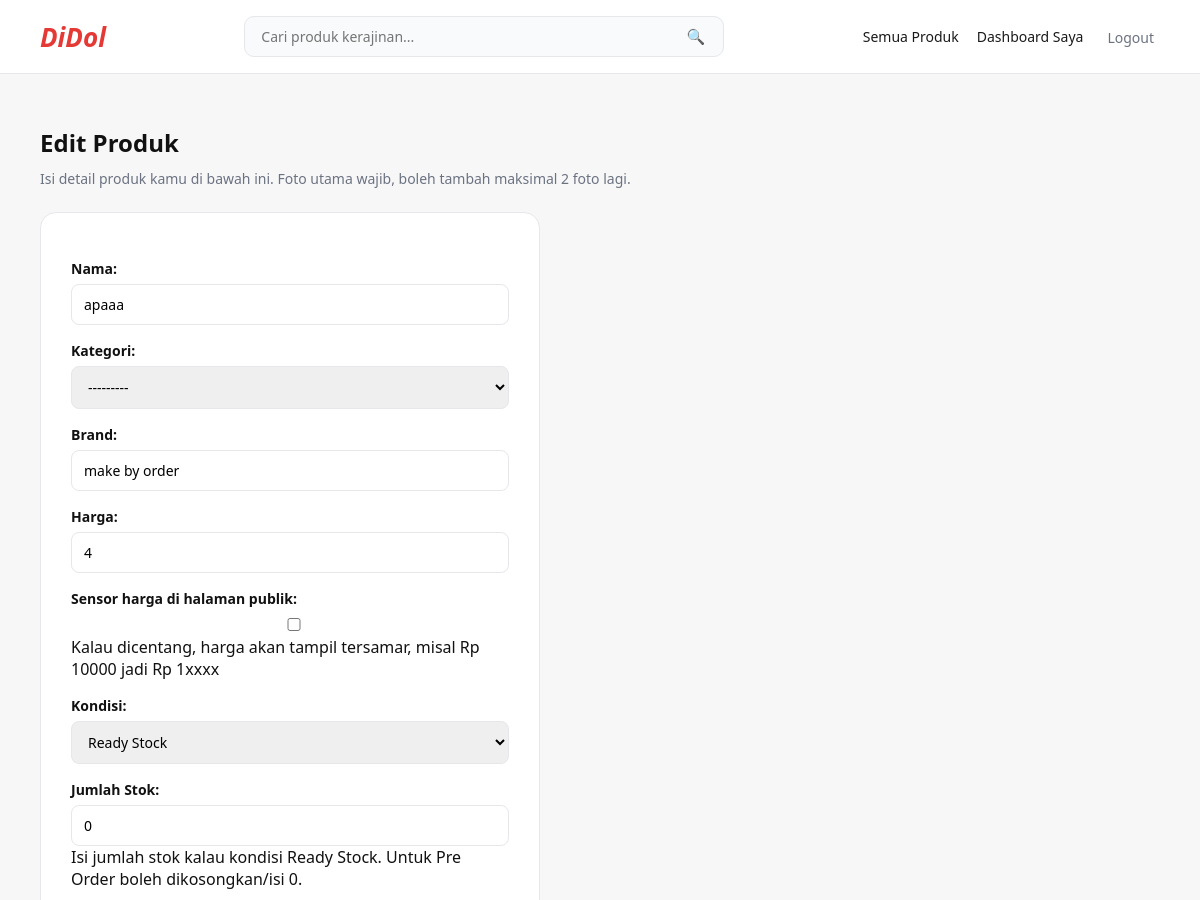
Before: /products/2/edit/ (signed in, upper part) with the older database file.
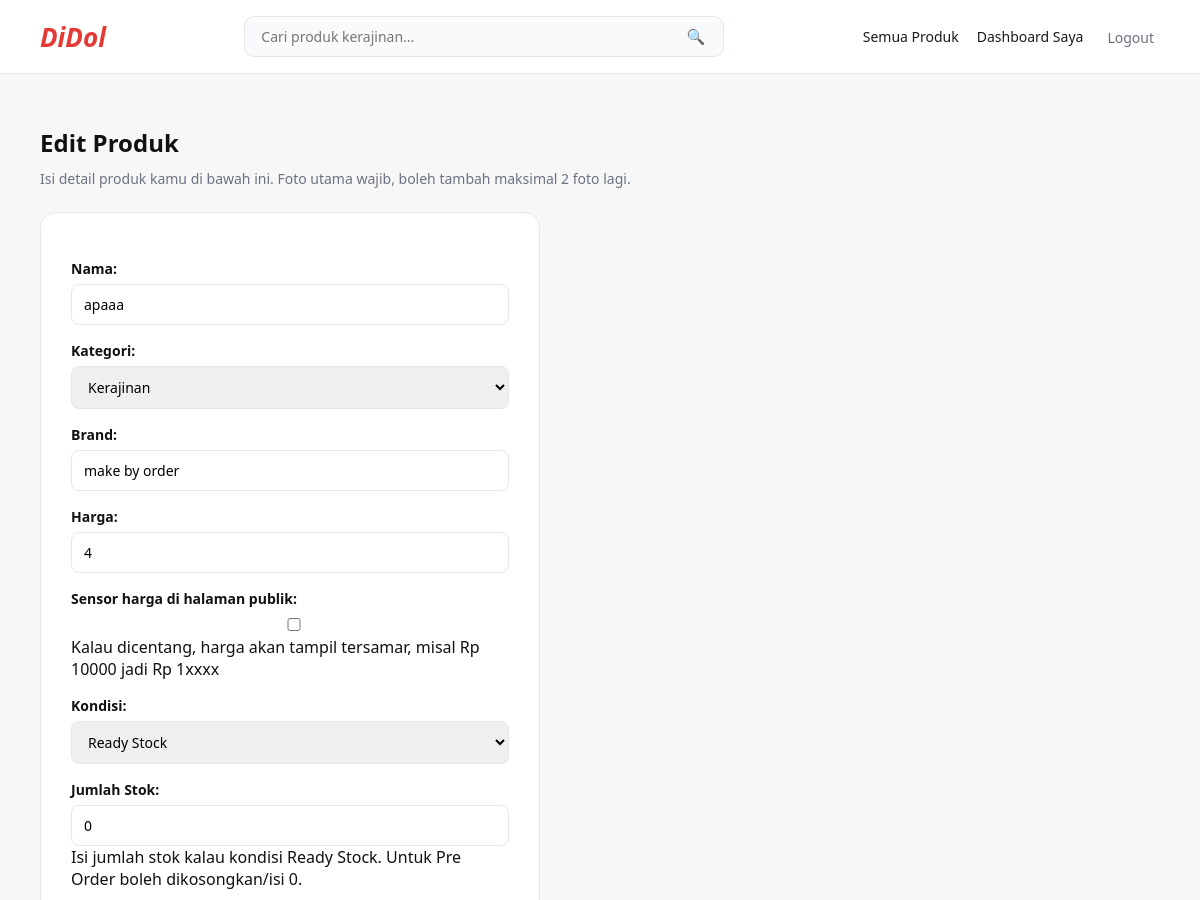
After: the same page with the newer database file.
### products/models.py (models this page shows, shortened)
class Product(models.Model):
    CATEGORY_CHOICES = [
        ("Kerajinan", "Kerajinan"),
        ("Furniture", "Furniture"),
        ("Alat Serbaguna", "Alat Serbaguna"),
        ("Lainnya", "Lainnya"),
    ]
    KONDISI_CHOICES = [
        ("Ready", "Ready Stock"),
        ("PreOrder", "Pre Order"),
    ]
    STATUS_CHOICES = [
        ("Aktif", "Aktif / Dijual"),
        ("Terjual", "Terjual"),
    ]
    penjual = models.ForeignKey(get_user_model(), on_delete=models.CASCADE)
    nama = models.CharField(max_length=255)
    kategori = models.CharField(max_length=20, choices=CATEGORY_CHOICES)
    brand = models.CharField(max_length=100, blank=True)
    harga = models.PositiveIntegerField()
    sembunyikan_harga = models.BooleanField(default=False, help_text="Centang untuk menyensor harga di halaman publik, misal Rp 10000 tampil jadi Rp 1xxxx")
    kondisi = models.CharField(max_length=20, choices=KONDISI_CHOICES)
    status = models.CharField(max_length=20, choices=STATUS_CHOICES, default="Aktif")
    stok = models.PositiveIntegerField(default=0, help_text="Jumlah stok tersedia (khusus untuk kondisi Ready Stock)")
    jumlah_terjual = models.PositiveIntegerField(default=0)
    lokasi = models.CharField(max_length=100)
    no_wa = models.CharField(max_length=20, help_text="Contoh: 6281234567890 (kode negara, tanpa + atau 0 di depan)")
    spesifikasi = models.TextField(blank=True, help_text="Detail ukuran, bahan, berat, cara pakai, dll.")
    foto = models.ImageField(upload_to="produk/", blank=True, null=True, help_text="Foto utama/sampul produk")
    dibuat = models.DateTimeField(auto_now_add=True)

### products/views.py (the view)
# urls.py: path("<int:pk>/edit/", product_update_view, name="product_update"),
@login_required
def product_update_view(request, pk):
    product = get_object_or_404(Product, pk=pk, penjual=request.user)
    if request.method == "POST":
        form = ProductForm(request.POST, request.FILES, instance=product)
        formset = ProductImageFormSet(request.POST, request.FILES, instance=product)
        if form.is_valid() and formset.is_valid():
            form.save()
            formset.save()
            return redirect("dashboard")
    else:
        form = ProductForm(instance=product)
        formset = ProductImageFormSet(instance=product)
    return render(request, "products/product_form.html", {"form": form, "formset": formset})

### products/forms.py
class ProductForm(forms.ModelForm):
    class Meta:
        model = Product
        fields = [
            "nama", "kategori", "brand", "harga", "sembunyikan_harga",
            "kondisi", "stok", "lokasi", "no_wa", "spesifikasi", "foto",
        ]
        labels = {
            "no_wa": "Nomor WhatsApp",
            "sembunyikan_harga": "Sensor harga di halaman publik",
            "spesifikasi": "Spesifikasi Produk",
            "foto": "Foto Utama",
            "stok": "Jumlah Stok",
        }
        widgets = {
            "no_wa": forms.TextInput(attrs={"placeholder": "Contoh: 6281234567890"}),
            "spesifikasi": forms.Textarea(attrs={"rows": 5, "placeholder": "Contoh: Ukuran 30x20 cm, bahan kayu jati solid, berat 1.5 kg"}),
        }
        help_texts = {
            "no_wa": "Gunakan kode negara 62 di depan, tanpa tanda + atau angka 0. Contoh: nomor 0812-3456-7890 ditulis 6281234567890",
            "sembunyikan_harga": "Kalau dicentang, harga akan tampil tersamar, misal Rp 10000 jadi Rp 1xxxx",
            "stok": "Isi jumlah stok kalau kondisi Ready Stock. Untuk Pre Order boleh dikosongkan/isi 0.",
        }

### templates/products/product_form.html (shortened to what this page needs)
{% extends "base.html" %}
{% block content %}
<h2>{{ form.instance.pk|yesno:"Edit Produk,Tambah Produk Baru" }}</h2>
<p class="helper-text">Isi detail produk kamu di bawah ini. Foto utama wajib, boleh tambah maksimal 2 foto lagi.</p>
<div class="form-card">
    <form method="post" enctype="multipart/form-data">
        {{ form.as_p }}
    </form>
</div>
{% endblock %}

Changed rows visible on the page:
changed Product "Edit Produk": kategori "---------" → "Kerajinan"
